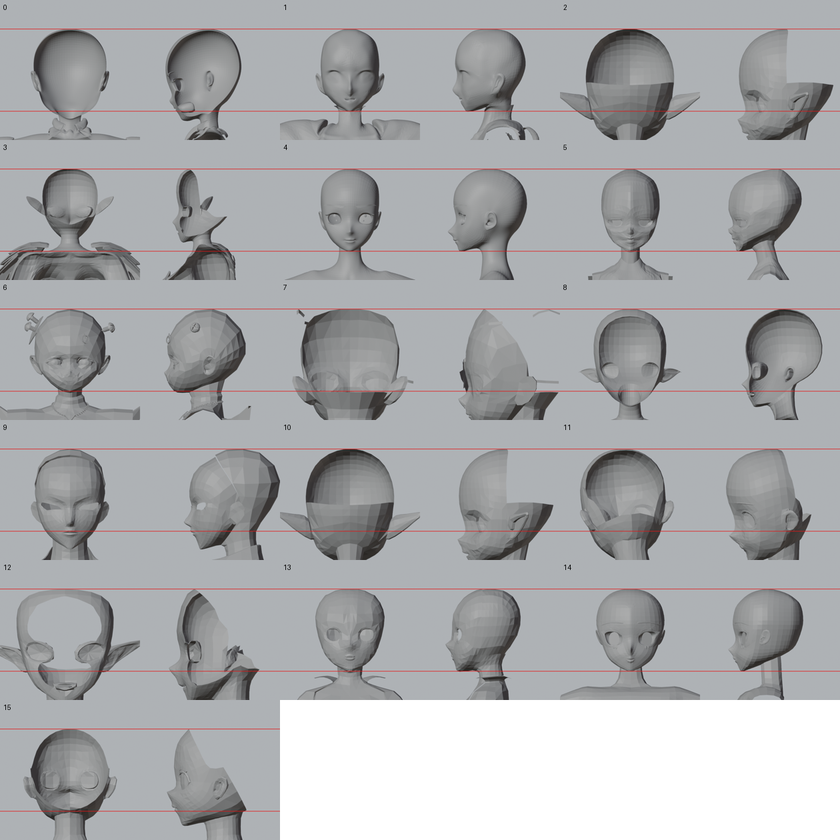
#> input picture knowledge/dataset-pass2/cand_sheet.png, 840 x 840 px, shrunk from 1260 x 1260 before the run
$ python sil_compare.py ../../../../knowledge/dataset-pass2/cand_sheet.png ../../../../knowledge/dataset-pass2/cand_sheet.png
#> lines starting #> are read from the running program, lines starting #| are printed output that depends on the picture; after the words box and inside, x2 and y2 are one past the last pixel; in counts of white or black regions, pixels touching at a corner belong together
"""Silhouette comparison of a model render against its reference view (parts workflow, stage 3 fixes).

    python3 sil_compare.py RENDER.png REFERENCE.png [--json out.json] [--side]

Both silhouettes are scaled to the same unit u = skull top -> eye line (eyes found as the darkest pixels inside the
head in the upper 60 %), so a render and a drawing of different size and framing compare. Prints, per row in u:
left and right edge (front/back views: half widths about the eye centre; --side: front edge and back edge), and
IoU of the two aligned masks. The model render needs an alpha channel; the reference has a flat background.
"""
import json
import sys

import numpy as np
from PIL import Image


def mask_of(path):
    im = Image.open(path)
    a = np.asarray(im.convert("RGBA")).astype(float)
    if a[..., 3].min() < 250:
        return a[..., 3] > 128, a[..., :3]
    rgb = a[..., :3]
    border = np.concatenate([rgb[0], rgb[-1], rgb[:, 0], rgb[:, -1]])
    bg = np.median(border, axis=0)
    return np.abs(rgb - bg).max(axis=2) > 30, rgb


def landmarks(m, rgb):
    ys, xs = np.nonzero(m)
    top = ys.min()
    h = ys.max() - top
    lum = rgb.mean(axis=2)
    band = np.zeros_like(m)
    band[top + int(0.15 * h): top + int(0.6 * h)] = True
    inside = m & band
    thr = np.percentile(lum[inside], 3)
    ey, ex = np.nonzero(inside & (lum <= thr))
    eye_y = np.median(ey)
    return top, eye_y, np.median(ex)


def norm(path, n=200, side=False):
    m, rgb = mask_of(path)
    top, ey, ex = landmarks(m, rgb)
    u = ey - top
    rows = {}
    for t in np.linspace(-0.1, 2.6, 28):
        y = int(round(top + t * u))
        if y < 0 or y >= m.shape[0]:
            continue
        xs = np.nonzero(m[y])[0]
        if len(xs) == 0:
            rows[round(float(t), 2)] = None
            continue
        rows[round(float(t), 2)] = [round(float((xs.min() - ex) / u), 3), round(float((xs.max() - ex) / u), 3)]
    # aligned mask for IoU: resample into a fixed grid in u units centred on the eye x
    gy, gx = np.mgrid[-0.2:2.6:n * 1j, -1.6:1.6:n * 1j]
    py = np.clip((top + gy * u).round().astype(int), 0, m.shape[0] - 1)
    px = np.clip((ex + gx * u).round().astype(int), 0, m.shape[1] - 1)
    return rows, m[py, px], u


def main():
    r, ref = sys.argv[1], sys.argv[2]
    side = "--side" in sys.argv
    a, ma, ua = norm(r, side=side)
#> in mask_of, im is the input picture: PIL image 840x840 RGB; mean R, G, B 169.8, 170.9, 173
#> in mask_of, `bg = np.median(border, axis=0)`: bg = [174, 178, 181]
#> in norm, `m, rgb = mask_of(path)`:
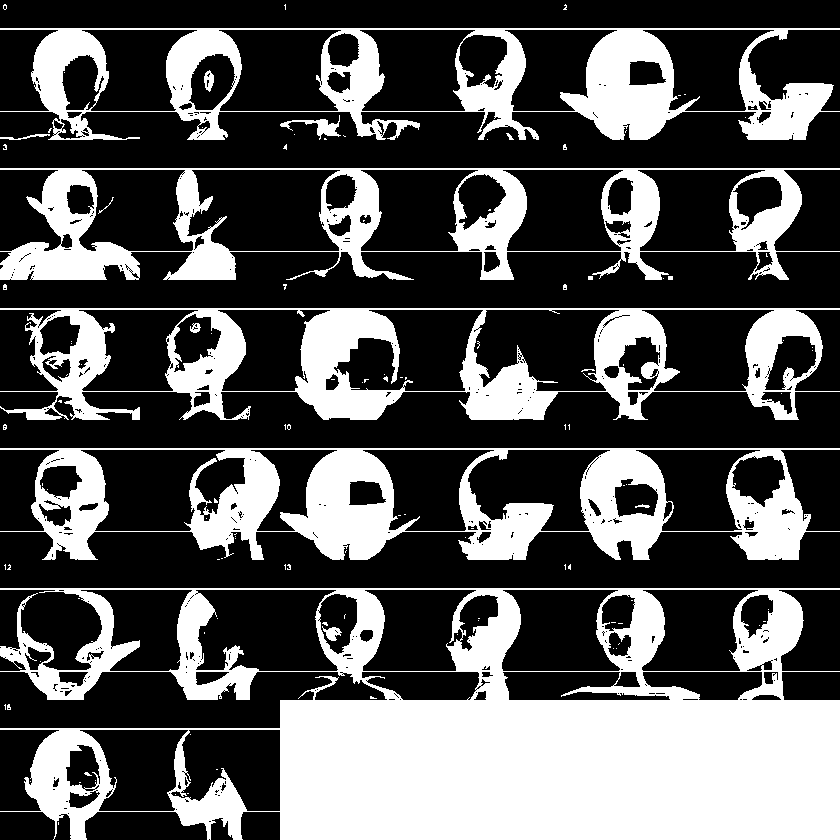
#> m: shape (840, 840) bool; 33.9% white; 120 white regions (102 under 20 px), largest, box (x1, y1, x2, y2) and area: (0, 588, 840, 840) 113545, (0, 448, 840, 560) 35415, (0, 308, 840, 420) 31689
#> in landmarks, `top = ys.min()`: top = 4
#> in landmarks, `h = ys.max() - top`: h = 835
#> in landmarks, `inside = m & band`:
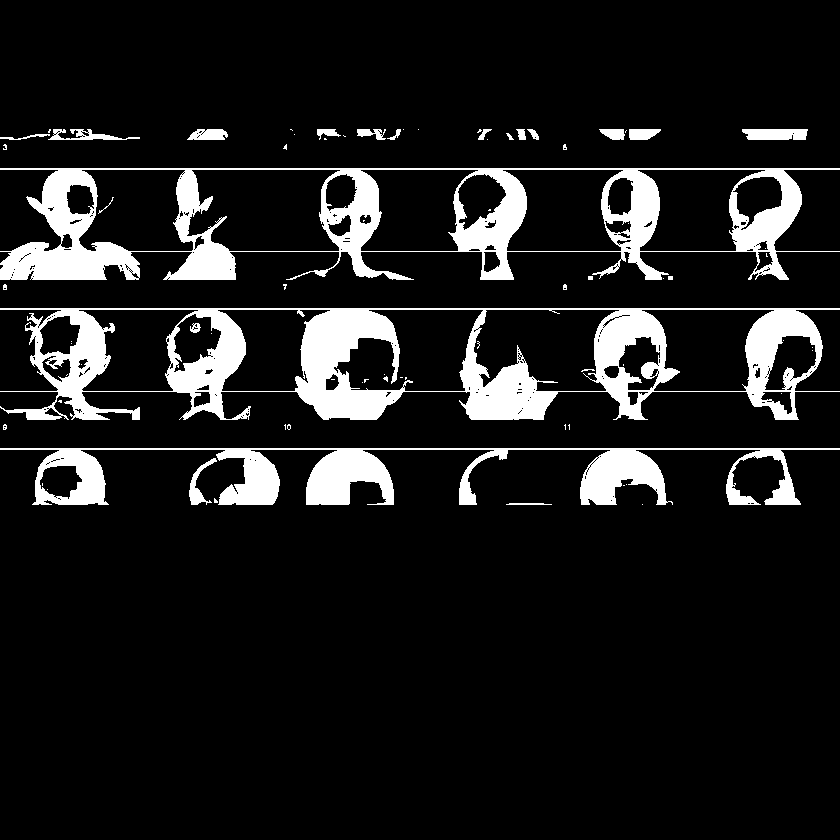
#> inside: shape (840, 840) bool; 10.9% white; 75 white regions (50 under 20 px), largest, box (x1, y1, x2, y2) and area: (0, 308, 840, 420) 31689, (0, 168, 840, 280) 26547, (0, 448, 840, 505) 14991
#> in landmarks, `thr = np.percentile(lum[inside], 3)`: thr = 52
#> in landmarks, `ey, ex = np.nonzero(inside & (lum <= thr))`: ey = 2379 values from 129 to 504; ex = 2379 values, max 806 at index 17, min 0 at index 1106, mean 438
#> in landmarks, `eye_y = np.median(ey)`: eye_y = 313
#> in norm, `top, ey, ex = landmarks(m, rgb)`: top = 4; ey = 313; ex = 382
#> in norm, `u = ey - top`: u = 309
#> the loop in norm, `for t in np.linspace(-0.1, 2.6, 28):` made 28 passes
#> y on passes 1, 3, 4, 5, 6, 7, 8, 9, 10, 11, 12, 13: -27, 35, 66, 97, 128, 159, 189, 220, 251, 282, 313, 344
#> (y, xs) on pass 2: (4, [4, 5, 285, 565])
#> after the loop in norm, `for t in np.linspace(-0.1, 2.6, 28):`: rows = 27 items
#> in norm, `py = np.clip((top + gy * u).round().astype(int), 0, m.shape[0] - 1)`:
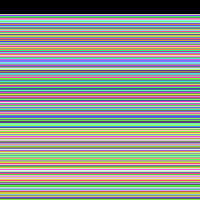
#> py: shape (200, 200) int64; 187 distinct labels, from 0 to 807; one colour per label, 0 black
#> in norm, `px = np.clip((ex + gx * u).round().astype(int), 0, m.shape[1] - 1)`:
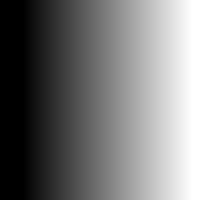
#> px: shape (200, 200) int64; min 0, max 839, mean 387.9; drawn with min black and max white
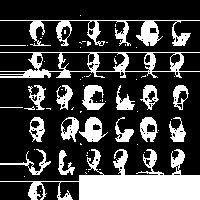
#> ma: shape (200, 200) bool; 26.5% white; 69 white regions (50 under 20 px), largest, box (x1, y1, x2, y2) and area: (0, 149, 200, 200) 4125, (0, 52, 200, 78) 1522, (0, 20, 200, 46) 1471
#> a = 27 items; ua = 309
    b, mb, ub = norm(ref, side=side)
#> the loop in norm (call 2), `for t in np.linspace(-0.1, 2.6, 28):` made 28 passes
#> b = 27 items; ub = 309
    iou = float((ma & mb).sum() / max(1, (ma | mb).sum()))
#> iou = 1
    print("t(u)   render [l, r]        reference [l, r]     d_left  d_right")
    out = {"iou": round(iou, 4), "rows": {}}
    for t in a:
        ra, rb = a[t], b.get(t)
        if ra and rb:
            dl, dr = round(ra[0] - rb[0], 3), round(ra[1] - rb[1], 3)
            print("%5.2f  %-20s %-20s %+.3f  %+.3f" % (t, ra, rb, dl, dr))
            out["rows"][t] = {"render": ra, "ref": rb, "d": [dl, dr]}
        else:
            print("%5.2f  %-20s %-20s" % (t, ra, rb))
#> this loop made 27 passes
#> (t, rb) on passes 2, 3, 4, 5, 7, 8, 9, 11, 12, 13, 14, 16: (0.1, [-1.08, 1.31]), (0.2, [-1.13, 1.19]), (0.3, [-1.11, 1.44]), (0.4, [-1.07, 1.38]), (0.6, [-1.1, 1.35]), (0.7, [-1.08, 1.33]), (0.8, [-1.24, 1.48]), (1, [-1.14, 1.36]), (1.1, [-1.14, 1.42]), (1.2, [-1.09, 1.38]), (1.3, [-1.24, 1.33]), (1.5, [-1.11, 1.31])
#> rb on pass 1: [-1.22, 0.592]
#|  0.00  [-1.223, 0.592]      [-1.223, 0.592]      +0.000  +0.000
#|  0.10  [-1.081, 1.307]      [-1.081, 1.307]      +0.000  +0.000
#|  0.20  [-1.129, 1.188]      [-1.129, 1.188]      +0.000  +0.000
#|  0.30  [-1.107, 1.443]      [-1.107, 1.443]      +0.000  +0.000
#|  0.40  [-1.074, 1.375]      [-1.074, 1.375]      +0.000  +0.000
#|  0.50  None                 None
#|  0.60  [-1.097, 1.35]       [-1.097, 1.35]       +0.000  +0.000
#|  0.70  [-1.084, 1.33]       [-1.084, 1.33]       +0.000  +0.000
#> (further printed lines are left out)
#> after the loop, out = 2 items
    print("IoU %.4f" % iou)
#| IoU 1.0000
    if "--json" in sys.argv:
        json.dump(out, open(sys.argv[sys.argv.index("--json") + 1], "w"), indent=1)


if __name__ == "__main__":
    main()
